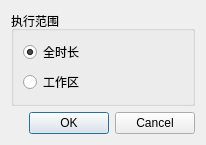
<?xml version="1.0" encoding="UTF-8"?>
<ui version="4.0">
 <class>Dialog</class>
 <widget class="QDialog" name="Dialog">
  <property name="geometry">
   <rect>
    <x>0</x>
    <y>0</y>
    <width>206</width>
    <height>137</height>
   </rect>
  </property>
  <property name="windowTitle">
   <string>Dialog</string>
  </property>
  <layout class="QVBoxLayout" name="verticalLayout_2">
   <item>
    <widget class="QGroupBox" name="groupBox">
     <property name="title">
      <string>执行范围</string>
     </property>
     <layout class="QVBoxLayout" name="verticalLayout">
      <item>
       <widget class="QRadioButton" name="radioButton">
        <property name="text">
         <string>全时长</string>
        </property>
        <property name="icon">
         <iconset>
          <normaloff>../Icon/文件导出.png</normaloff>../Icon/文件导出.png</iconset>
        </property>
        <property name="checked">
         <bool>true</bool>
        </property>
       </widget>
      </item>
      <item>
       <widget class="QRadioButton" name="radioButton_2">
        <property name="enabled">
         <bool>true</bool>
        </property>
        <property name="text">
         <string>工作区</string>
        </property>
        <property name="icon">
         <iconset>
          <normaloff>../Icon/概率.png</normaloff>../Icon/概率.png</iconset>
        </property>
       </widget>
      </item>
     </layout>
    </widget>
   </item>
   <item>
    <widget class="QDialogButtonBox" name="buttonBox">
     <property name="orientation">
      <enum>Qt::Horizontal</enum>
     </property>
     <property name="standardButtons">
      <set>QDialogButtonBox::Cancel|QDialogButtonBox::Ok</set>
     </property>
    </widget>
   </item>
  </layout>
 </widget>
 <resources/>
 <connections>
  <connection>
   <sender>buttonBox</sender>
   <signal>accepted()</signal>
   <receiver>Dialog</receiver>
   <slot>accept()</slot>
   <hints>
    <hint type="sourcelabel">
     <x>248</x>
     <y>254</y>
    </hint>
    <hint type="destinationlabel">
     <x>157</x>
     <y>274</y>
    </hint>
   </hints>
  </connection>
  <connection>
   <sender>buttonBox</sender>
   <signal>rejected()</signal>
   <receiver>Dialog</receiver>
   <slot>reject()</slot>
   <hints>
    <hint type="sourcelabel">
     <x>316</x>
     <y>260</y>
    </hint>
    <hint type="destinationlabel">
     <x>286</x>
     <y>274</y>
    </hint>
   </hints>
  </connection>
 </connections>
</ui>
